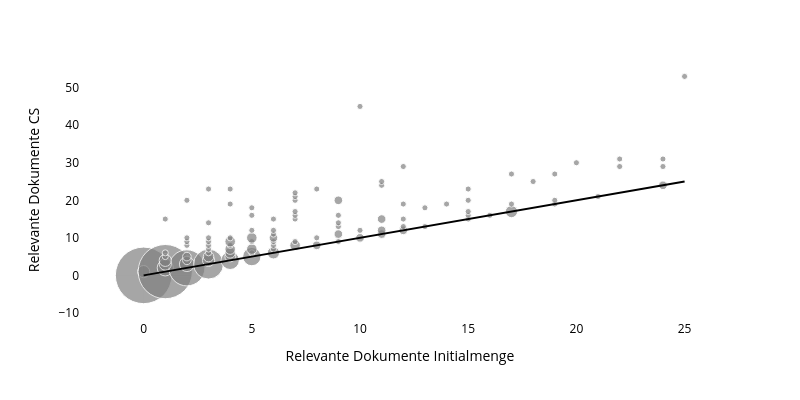

The code cell stored with this chart in its notebook:
### Code cell
# Abbildung 29
cn = 30
cs_type = "LFMLocal_" + str(cn)
ir_type = "boolean"

overall = {"Relevante Dokumente CS": [], "Relevante Dokumente Initialmenge": []}
for query in res_all[cs_type][ir_type].keys():
    rel_docs_in_cs = 0
    rel_docs_in_ir = 0
    for doc, relevance in qrels[query].items(): # Loop through all qrel docs
        if relevance > 0:
            if doc in res_all[cs_type][ir_type][query]: # doc is in the results
                # Doc in CS Top100
                rel_docs_in_cs +=1
            if doc in res_all["RQ1_0"][ir_type][query][:cn]:
                # Doc in IR Top X
                rel_docs_in_ir +=1
    overall["Relevante Dokumente CS"].append(rel_docs_in_cs)
    overall["Relevante Dokumente Initialmenge"].append(rel_docs_in_ir)

df = pd.DataFrame(overall)
df = df.groupby(["Relevante Dokumente CS","Relevante Dokumente Initialmenge"]).size().reset_index().rename(columns={0:'count'})
df["count"] = df["count"]
fig = px.scatter(df, x="Relevante Dokumente Initialmenge", y="Relevante Dokumente CS",
	         size="count",color_discrete_sequence=['grey'], size_max=40, width=800, height=400)
fig.add_shape(type='line',
                x0=0,
                y0=0,
                x1=25,
                y1=25,
                line=dict(color='black',),
                xref='x',
                yref='y'
                )
fig.update_layout({
"plot_bgcolor": "rgba(0, 0, 0, 0)",
"paper_bgcolor": "rgba(0, 0, 0, 0)",
"font_color":"black"
})
fig.update_xaxes(showgrid=False)
fig.update_yaxes(showgrid=False)
fig.show()

### Figure 1 — Plotly figure (JSON) as saved in the notebook; plotly's stock layout.template omitted (floating-point values rounded to 4 significant figures)
{"data": [{"hovertemplate": "Relevante Dokumente Initialmenge=%{x}<br>Relevante Dokumente CS=%{y}<br>count=%{marker.size}<extra></extra>", "legendgroup": "", "marker": {"color": "grey", "size": [86, 4, 79, 7, 35, 4, 6, 24, 4, 2, 4, 9, 1, 2, 3, 3, 9, 1, 1, 3, 1, 4, 1, 3, 3, 1, 1, 1, 1, 1, 3, 2, 1, 1, 3, 1, 1, 1, 1, 1, 1, 1, 3, 2, 1, 2, 1, 2, 2, 1, 1, 1, 2, 2, 1, 1, 1, 1, 1, 1, 1, 1, 2, 1, 1, 1, 1, 1, 1, 1, 1, 1, 4, 1, 1, 1, 1, 1, 1, 1, 1, 1, 2, 1, 1, 1, 1, 1, 1, 1, 1, 1, 1, 2, 1, 1, 1, 1, 1, 1, 1, 1, 1, 1, 1, 1], "sizemode": "area", "sizeref": 0.05375, "symbol": "circle"}, "mode": "markers", "name": "", "orientation": "v", "showlegend": false, "type": "scatter", "x": [0, 0, 1, 1, 2, 1, 2, 3, 1, 2, 3, 4, 1, 2, 3, 4, 5, 1, 3, 4, 5, 6, 3, 4, 5, 6, 2, 3, 4, 6, 7, 8, 2, 3, 4, 5, 6, 7, 9, 2, 3, 4, 5, 6, 8, 10, 6, 9, 11, 5, 6, 10, 11, 12, 9, 12, 13, 3, 9, 1, 6, 7, 11, 12, 15, 5, 7, 9, 15, 16, 7, 15, 17, 5, 13, 4, 12, 14, 17, 19, 2, 7, 9, 15, 19, 7, 21, 7, 3, 4, 8, 15, 11, 24, 11, 18, 17, 19, 12, 22, 24, 20, 22, 24, 10, 25], "xaxis": "x", "y": [0, 1, 1, 2, 2, 3, 3, 3, 4, 4, 4, 4, 5, 5, 5, 5, 5, 6, 6, 6, 6, 6, 7, 7, 7, 7, 8, 8, 8, 8, 8, 8, 9, 9, 9, 9, 9, 9, 9, 10, 10, 10, 10, 10, 10, 10, 11, 11, 11, 12, 12, 12, 12, 12, 13, 13, 13, 14, 14, 15, 15, 15, 15, 15, 15, 16, 16, 16, 16, 16, 17, 17, 17, 18, 18, 19, 19, 19, 19, 19, 20, 20, 20, 20, 20, 21, 21, 22, 23, 23, 23, 23, 24, 24, 25, 25, 27, 27, 29, 29, 29, 30, 31, 31, 45, 53], "yaxis": "y"}], "layout": {"font": {"color": "black"}, "height": 400, "legend": {"itemsizing": "constant", "tracegroupgap": 0}, "margin": {"t": 60}, "paper_bgcolor": "rgba(0, 0, 0, 0)", "plot_bgcolor": "rgba(0, 0, 0, 0)", "shapes": [{"line": {"color": "black"}, "type": "line", "x0": 0, "x1": 25, "xref": "x", "y0": 0, "y1": 25, "yref": "y"}], "width": 800, "xaxis": {"anchor": "y", "domain": [0, 1], "showgrid": false, "title": {"text": "Relevante Dokumente Initialmenge"}}, "yaxis": {"anchor": "x", "domain": [0, 1], "showgrid": false, "title": {"text": "Relevante Dokumente CS"}}}}
